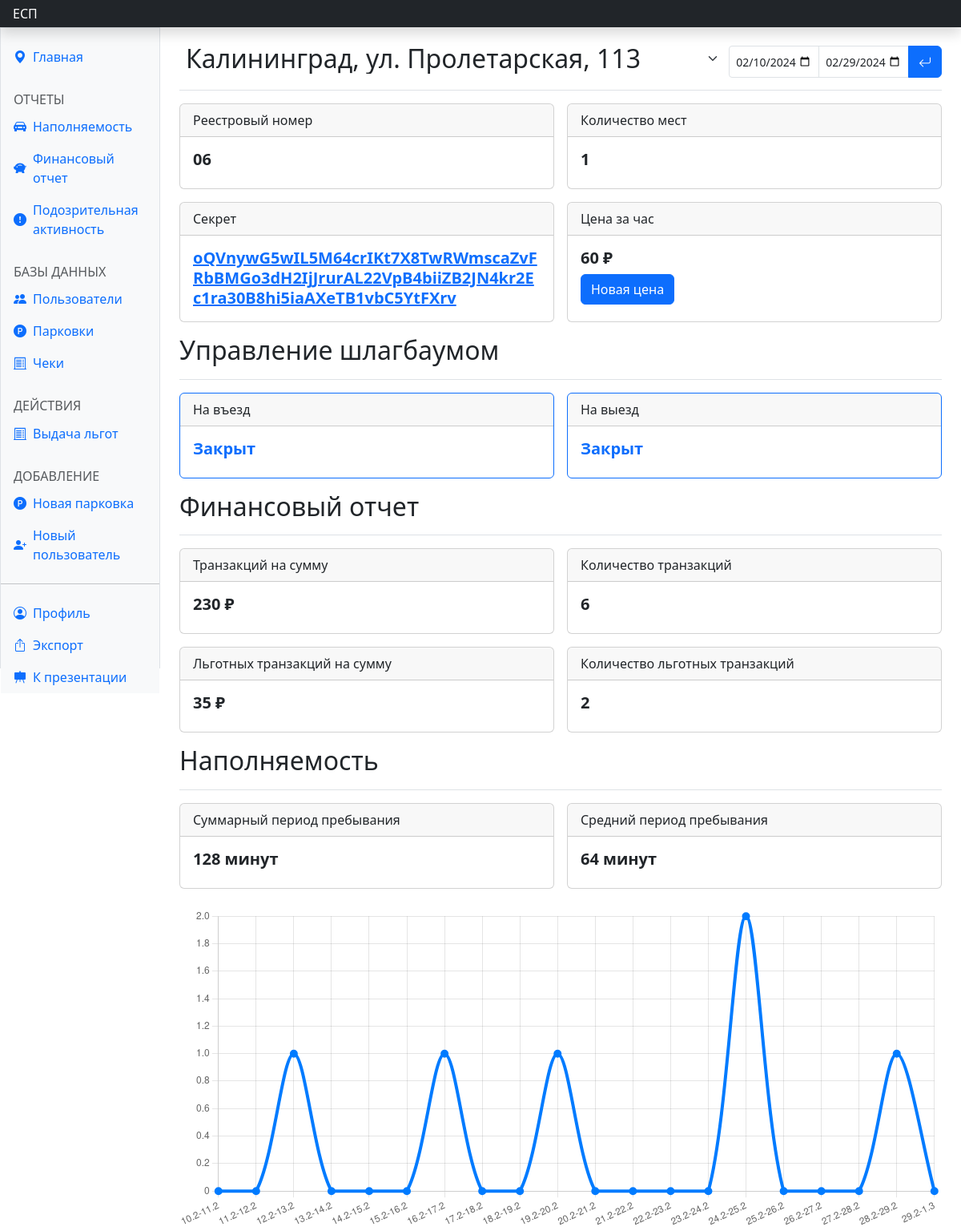
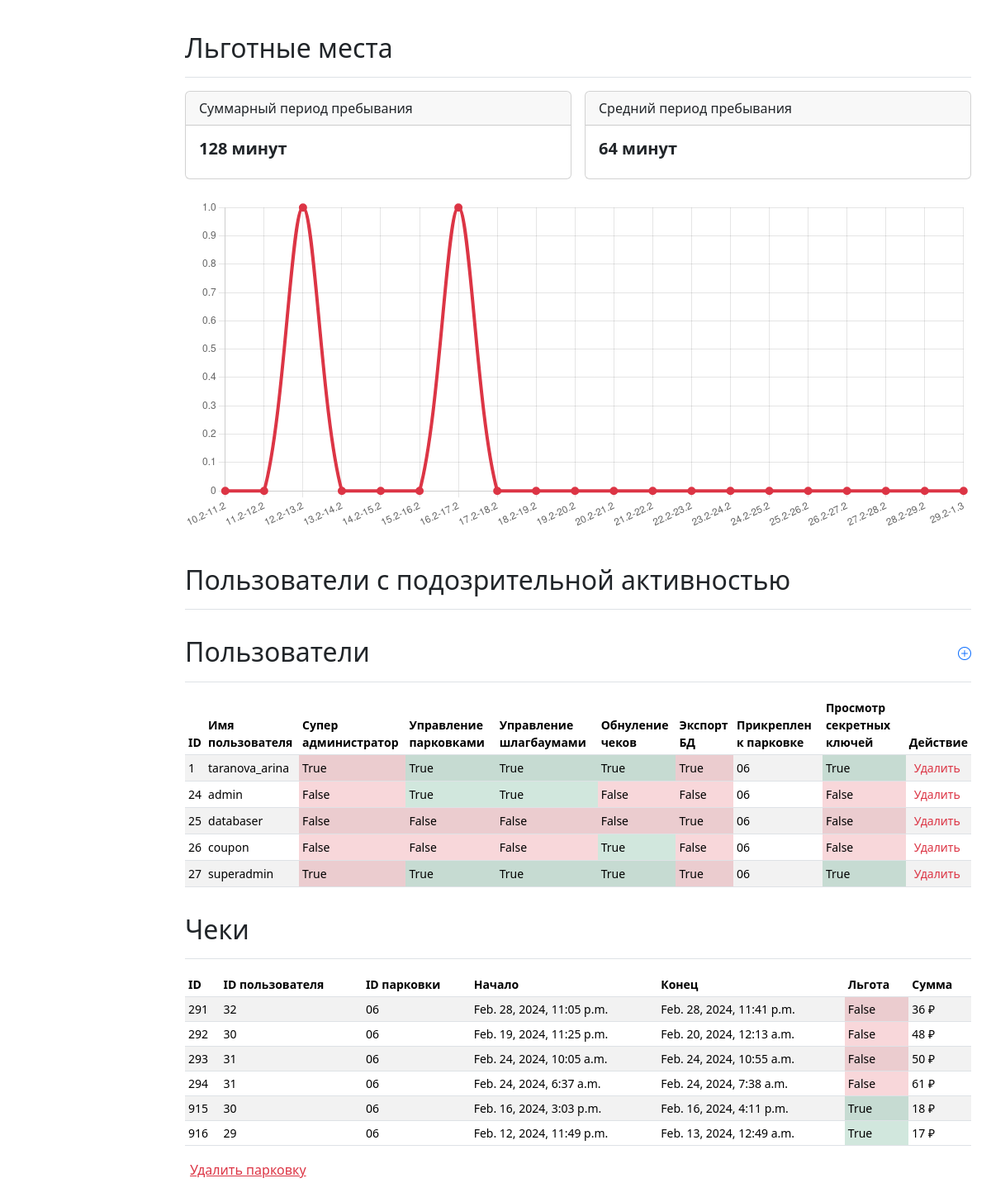
Page /dash_main/ (signed in) on the committed database (2 pictures, top to bottom).
### parkingapp/models.py (models this page shows, shortened)
class Parking(models.Model):
    lattitude = models.FloatField(default=0)
    longitude = models.FloatField(default=0)
    address = models.CharField(max_length=120, default='')
    max_parking_lots = models.PositiveIntegerField(default=0)
    occupied_lots = models.PositiveIntegerField(default=0)
    price_per_hour = models.PositiveIntegerField(default=0)
    change = models.DateTimeField(default=datetime(2, 1, 1, 0, 0, 0, tzinfo=None))
    code = models.CharField(default='', max_length=10)
    secret = models.CharField(default='', max_length=100)
    reg_num = models.CharField(default='', max_length=100)

class User(AbstractUser):
    card_num = models.PositiveBigIntegerField(default=0000)
    username = models.CharField(max_length=20, unique=True)
    phone_number = models.CharField(max_length=16, default=" ")
    park_id = models.CharField(default='', max_length=100)
    car_num = models.CharField(max_length=12, default='')
    is_superadmin = models.BooleanField(default=False)
    parking_control = models.BooleanField(default=False)
    barrier_control = models.BooleanField(default=False)
    coupon_control = models.BooleanField(default=False)
    export_right = models.BooleanField(default=False)
    parking_lot_view = models.BooleanField(default=False)

class Reciept(models.Model):
    parking_id = models.CharField(default='', max_length=100)
    user_id = models.IntegerField(default=0)
    start_time = models.DateTimeField(default=datetime(2, 1, 1, 0, 0, 0, tzinfo=None))
    final_start_time = models.DateTimeField(default=datetime(2, 1, 1, 0, 0, 0, tzinfo=None))
    finish_time = models.DateTimeField(default=datetime(2, 1, 1, 0, 0, 0, tzinfo=None))
    final_price = models.BigIntegerField(default=-1)
    benefit = models.BooleanField(default=False)
    price_per_hour = models.IntegerField(default=-1)

### parkingapp/views.py (the view, shortened to what this page needs)
# urls.py: path('dash_main/', views.dash_main, name='dash_main'),
def dash_main(request):
    error = ''
    form = DashForm()
    change_price_form = ChangePriceForm()
    reg_num = list(Parking.objects.all())[0].reg_num
    period_start = global_variables.default_start_time
    period_end = global_variables.default_end_time
    addresses = [tuple([park.reg_num, park.address]) for park in list(Parking.objects.all())]
    form.fields['reg_num'].choices = tuple(addresses)
    if not any([request.user.is_superadmin, request.user.parking_control, request.user.barrier_control, request.user.coupon_control, request.user.export_right, request.user.parking_lot_view]):
         return redirect(reverse('parkingapp:dont_have_access'))
    try:
        corr_users, corr_reciepts = corr_detector()
        park = data(period_start, period_end, reg_num)[0][0]
        fin = data(period_start, period_end, reg_num)[1][0]
        period_start = [i for i in period_start.split('-')]
        period_end = [i for i in period_end.split('-')]
        context = spice(period_start, period_end, reg_num, park)
        context.update({
            'form': form,
            'change_price_form': change_price_form,
            'reg_num': reg_num,
            'error': error,
            'parking': Parking.objects.get(reg_num=reg_num),
            'corr_users': corr_users,
            'corr_reciepts': corr_reciepts,
            'coupon_users': User.objects.filter(park_id=reg_num),
            'recs': Reciept.objects.filter(parking_id=reg_num),
            'fin': fin,
        })
        return render(request, 'dash_main.html', context)
    except Exception as e:
        print(e)
        return render(request, 'dash_main.html', {'error': error})

### parkingapp/templates/dash_main.html (shortened to what this page needs)
{% extends 'dash_base.html' %}
{% block mainact %}active{% endblock %}
{% block content %}
<main class="col-md-9 ms-sm-auto col-lg-10 px-md-4">
  <form method="post">
    <div
      class="d-flex justify-content-between flex-wrap flex-md-nowrap align-items-center pt-3 pb-2 mb-3 border-bottom">
      <h1 class="h2">{{ form.reg_num }}</h1>
      <div class="mb-2 mb-md-0">
        <div class="input-group me-2">
          {{form.date1}}
          {{form.date2}}
          <button type="submit" class="btn btm-sm btn-primary radr"><i class="bi bi-arrow-return-left"></i></button>
        </div>
      </div>
    </div>
  </form>
  <div class="row g-3">
    <div class="col-sm-6">
      <div class="card h-100">
        <div class="card-header">Реестровый номер</div>
        <div class="card-body">
          <h5 class="card-title fw-bolder">{{ parking.reg_num }}</h5>
        </div>
      </div>
    </div>
    <div class="col-sm-6">
      <div class="card h-100">
        <div class="card-header">Количество мест</div>
        <div class="card-body">
          <h5 class="card-title fw-bolder">{{ parking.max_parking_lots }}</h5>
        </div>
      </div>
    </div>
    {% if user.parking_lot_view %}
    <div class="col-sm-6">
      <div class="card h-100">
        <div class="card-header">Секрет</div>
        <div class="card-body">
          <a href="/parking_lot?secret={{parking.secret}}" class="h5 text-primary card-title fw-bolder">{{ parking.secret }}</a>
        </div>
      </div>
    </div>
    {% endif %}
    {% if user.is_superadmin or user.parking_control %}
    <div class="col-sm-6">
      <div class="card h-100">
        <div class="card-header">Цена за час</div>
        <div class="card-body">
          <h5 class="card-title fw-bolder">{{ parking.price_per_hour }} ₽</h5>
          <button class="btn btn-primary" data-bs-toggle="modal" data-bs-target="#exampleModal"
            data-bs-whatever="{{ reg_num }}">Новая цена</button>
        </div>
      </div>
    </div>
    {% endif %}
  </div>
  {% if user.barrier_control %}
  <div class="d-flex justify-content-between flex-wrap flex-md-nowrap align-items-center pt-3 pb-2 mb-3 border-bottom">
    <h1 class="h2">Управление шлагбаумом</h1>
  </div>
  <div class="row g-3">
    <div class="col-sm-6">
      <div class="card border-primary">
        <div class="card-header">На въезд</div>
        <div class="card-body">
          <h5 class="card-title text-primary fw-bolder" onclick="out(this)">Закрыт</h5>
        </div>
      </div>
    </div>
    <div class="col-sm-6">
      <div class="card border-primary">
        <div class="card-header">На выезд</div>
        <div class="card-body">
          <h5 class="card-title text-primary fw-bolder" onclick="out(this)">Закрыт</h5>
        </div>
      </div>
    </div>
  </div>
  {% endif %}
  {% if user.export_right %}
  <div class="d-flex justify-content-between flex-wrap flex-md-nowrap align-items-center pt-3 pb-2 mb-3 border-bottom">
    <h1 class="h2">Финансовый отчет</h1>
  </div>
  <div class="row g-3">
    <div class="col-sm-6 col-xxl-3">
      <div class="card">
        <div class="card-header">Транзакций на сумму</div>
        <div class="card-body">
          <h5 class="card-title fw-bolder">{{fin.total_price}} ₽</h5>
        </div>
      </div>
    </div>
    <div class="col-sm-6 col-xxl-3">
      <div class="card">
        <div class="card-header">Количество транзакций</div>
        <div class="card-body">
          <h5 class="card-title fw-bolder">{{fin.how_much_people_used}}</h5>
        </div>
      </div>
    </div>
    <div class="col-sm-6 col-xxl-3">
      <div class="card">
        <div class="card-header">Льготных транзакций на сумму</div>
        <div class="card-body">
          <h5 class="card-title fw-bolder">{{fin.benefits_price}} ₽</h5>
        </div>
      </div>
    </div>
    <div class="col-sm-6 col-xxl-3">
      <div class="card">
        <div class="card-header">Количество льготных транзакций</div>
        <div class="card-body">
          <h5 class="card-title fw-bolder">{{fin.with_benefits}}</h5>
        </div>
      </div>
    </div>
  </div>
  {% endif %}
  {% if user.export_right %}
  <div class="d-flex justify-content-between flex-wrap flex-md-nowrap align-items-center pt-3 pb-2 mb-3 border-bottom">
    <h1 class="h2">Наполняемость</h1>
  </div>
  {% endif %}
  {% if user.export_right %}
  <div class="row g-3">
    <div class="col-sm-6">
      <div class="card">
        <div class="card-header">Суммарный период пребывания</div>
        <div class="card-body">
          <h5 class="card-title fw-bolder">{{total_benefit_time}} минут</h5>
        </div>
      </div>
    </div>
    <div class="col-sm-6">
      <div class="card">
        <div class="card-header">Средний период пребывания</div>
        <div class="card-body">
          <h5 class="card-title fw-bolder">{{average_benefits}} минут</h5>
        </div>
      </div>
    </div>
  </div>
  <canvas class="my-4 w-100" id="myChart" width="900" height="380"></canvas>
  <script>
    const ctx = document.getElementById('myChart');
    let r = "{{reciepts}}".replace(/&quot;/g, "").replace(/&#x27;/g, "\"");
    console.log(r);
    let reciepts = JSON.parse(r);
    let labels = [], rec = [];
    let name = reciepts["name"];
    let keys = Object.keys(reciepts["period"]);
    for (let i = 0; i < keys.length; i++) {
      labels.push(keys[i]);
      rec.push(reciepts["period"][keys[i]]);
    }
    // eslint-disable-next-line no-unused-vars
    const myChart = new Chart(ctx, {
      type: 'line',
      data: {
        labels: labels,
        datasets: [{
          data: rec,
          lineTension: 0.3,
          backgroundColor: 'transparent',
          borderColor: '#007bff',
          borderWidth: 4,
          pointBackgroundColor: '#007bff'
        }]
      },
      options: {
        plugins: {
          legend: {
            display: false
          },
          tooltip: {
            boxPadding: 3
          }
        }
      }
    })
  </script>
  <div class="d-flex justify-content-between flex-wrap flex-md-nowrap align-items-center pt-3 pb-2 mb-3 border-bottom">
    <h1 class="h2">Льготные места</h1>
  </div>
  <div class="row g-3">
    <div class="col-sm-6">
      <div class="card">
        <div class="card-header">Суммарный период пребывания</div>
        <div class="card-body">
          <h5 class="card-title fw-bolder">{{total_benefit_time}} минут</h5>
        </div>
      </div>
    </div>
    <div class="col-sm-6">
      <div class="card">
        <div class="card-header">Средний период пребывания</div>
        <div class="card-body">
          <h5 class="card-title fw-bolder">{{average_benefits}} минут</h5>
        </div>
      </div>
    </div>
  </div>
  <canvas class="my-4 w-100" id="myChartC" width="900" height="380"></canvas>
  <script>
    const ctxC = document.getElementById('myChartC');
    let rC = "{{reciepts}}".replace(/&quot;/g, "").replace(/&#x27;/g, "\"");
    console.log(r);
    let recieptsC = JSON.parse(rC);
    let labelsC = [], recC = [];
    let nameC = recieptsC["name"];
    let keysC = Object.keys(recieptsC["free-period"]);
    for (let i = 0; i < keys.length; i++) {
      labelsC.push(keys[i]);
      recC.push(recieptsC["free-period"][keys[i]]);
    }
    // eslint-disable-next-line no-unused-vars
    const myChartC = new Chart(ctxC, {
      type: 'line',
      data: {
        labels: labelsC,
        datasets: [{
          data: recC,
          lineTension: 0.3,
          backgroundColor: 'transparent',
          borderColor: '#dc3545',
          borderWidth: 4,
          pointBackgroundColor: '#dc3545'
        }]
      },
      options: {
        plugins: {
          legend: {
            display: false
          },
          tooltip: {
            boxPadding: 3
          }
        }
      }
    })
  </script>
  <div class="d-flex justify-content-between flex-wrap flex-md-nowrap align-items-center pt-3 pb-2 mb-3 border-bottom">
    <h1 class="h2">Пользователи с подозрительной активностью</h1>
  </div>
  {% endif %}
  {% if user.is_superadmin %}
  <div class="d-flex justify-content-between flex-wrap flex-md-nowrap align-items-center pt-3 pb-2 mb-3 border-bottom">
    <h1 class="h2">Пользователи</h1>
    <a href="{% url 'parkingapp:signadmin' %}" class="text-decoration-none mb-2"><i class="bi bi-plus-circle"></i></a>
  </div>
  <div class="table-responsive small">
    <table class="table table-striped table-sm">
      <thead>
        <tr>
          <th scope="col">ID</th>
          <th scope="col">Имя пользователя</th>
          <th scope="col">Супер администратор</th>
          <th scope="col">Управление парковками</th>
          <th scope="col">Управление шлагбаумами</th>
          <th scope="col">Обнуление чеков</th>
          <th scope="col">Экспорт БД</th>
          <th scope="col">Прикреплен к парковке</th>
          <th scope="col">Просмотр секретных ключей</th>
          <th scope="col">Действие</th>
        </tr>
      </thead>
      <tbody class="align-middle">
        {% for el in coupon_users %}
        <tr>
          <td>{{ el.pk }}</td>
          <td>{{ el.username }}</td>
          <td class="{% if el.user_control %} bg-success-subtle {% else %} bg-danger-subtle {% endif %}">
            {{ el.is_superadmin }}</td>
          <td class="{% if el.parking_control %} bg-success-subtle {% else %} bg-danger-subtle {% endif %}">
            {{ el.parking_control }}</td>
          <td class="{% if el.barrier_control %} bg-success-subtle {% else %} bg-danger-subtle {% endif %}">
            {{ el.barrier_control }}</td>
          <td class="{% if el.coupon_control %} bg-success-subtle {% else %} bg-danger-subtle {% endif %}">
            {{ el.coupon_control }}</td>
          <td class="{% if el.admin_view %} bg-success-subtle {% else %} bg-danger-subtle {% endif %}">
            {{ el.export_right }}</td>
          <td>{{ el.park_id }}</td>
          <td class="{% if el.parking_lot_view %} bg-success-subtle {% else %} bg-danger-subtle {% endif %}">
            {{ el.parking_lot_view }}</td>
          <td><button class="text-danger" type="button" data-bs-whatever="{{el.pk}}" data-bs-toggle="modal"
              data-bs-target="#exampleModal" style="border: none; background: none;">Удалить</button></td>
        </tr>
        {% endfor %}
      </tbody>
    </table>
  </div>
  {% endif %}
  {% if user.parking_control or user.export_right %}
  <div class="d-flex justify-content-between flex-wrap flex-md-nowrap align-items-center pt-3 pb-2 mb-3 border-bottom">
    <h1 class="h2">Чеки</h1>
  </div>
  <div class="table-responsive small">
    <table class="table table-striped table-sm">
      <thead>
        <tr>
          <th scope="col">ID</th>
          <th scope="col">ID пользователя</th>
          <th scope="col">ID парковки</th>
          <th scope="col">Начало</th>
          <th scope="col">Конец</th>
          <th scope="col">Льгота</th>
          <th scope="col">Сумма</th>
        </tr>
      </thead>
      <tbody class="align-middle">
        {% for el in recs %}
        <tr>
          <td>{{el.pk}}</td>
          <td>{{el.user_id}}</td>
          <td>{{el.parking_id}}</td>
          <td>{{el.start_time}}</td>
          <td>{{el.finish_time}}</td>
          <td class="{% if el.benefit %} bg-success-subtle {% else %} bg-danger-subtle {% endif %}">{{el.benefit}}</td>
          <td>{{el.final_price}} ₽</td>
        </tr>
        {% endfor %}
      </tbody>
    </table>
  </div>
  {% endif %}
  {% if user.parking_control %}
  <button class="text-danger text-start mb-5" style="background: none; border: none; text-decoration: underline;"
    type="button" data-bs-toggle="modal" data-bs-target="#exampleModalD" data-bs-whatever="{{ reg_num }}">Удалить
    парковку</button>
  {% endif %}
</main>
{% endblock %}

### rows in the picture
Parking: reg_num "Калининград, ул. Пролетарская, 113", reg_num "06", max_parking_lots "1", secret "oQVnywG5wIL5M64crIKt7X8TwRWmscaZvFRbBMGo3dH2IjJrurAL22VpB4biiZB2JN4kr2Ec1ra30B8hi5iaAXeTB1vbC5YtFXrv", price_per_hour "60"
User: pk "1", username "taranova_arina", is_superadmin "True", parking_control "True", barrier_control "True", coupon_control "True", export_right "True", park_id "06", parking_lot_view "True"
User: pk "24", username "admin", is_superadmin "False", parking_control "True", barrier_control "True", coupon_control "False", export_right "False", park_id "06", parking_lot_view "False"
User: pk "25", username "databaser", is_superadmin "False", parking_control "False", barrier_control "False", coupon_control "False", export_right "True", park_id "06", parking_lot_view "False"
User: pk "26", username "coupon", is_superadmin "False", parking_control "False", barrier_control "False", coupon_control "True", export_right "False", park_id "06", parking_lot_view "False"
User: pk "27", username "superadmin", is_superadmin "True", parking_control "True", barrier_control "True", coupon_control "True", export_right "True", park_id "06", parking_lot_view "True"
Reciept: pk "291", user_id "32", parking_id "06", start_time "Feb. 28, 2024, 11:05 p.m.", finish_time "Feb. 28, 2024, 11:41 p.m.", benefit "False", final_price "36"
Reciept: pk "292", user_id "30", parking_id "06", start_time "Feb. 19, 2024, 11:25 p.m.", finish_time "Feb. 20, 2024, 12:13 a.m.", benefit "False", final_price "48"
Reciept: pk "293", user_id "31", parking_id "06", start_time "Feb. 24, 2024, 10:05 a.m.", finish_time "Feb. 24, 2024, 10:55 a.m.", benefit "False", final_price "50"
Reciept: pk "294", user_id "31", parking_id "06", start_time "Feb. 24, 2024, 6:37 a.m.", finish_time "Feb. 24, 2024, 7:38 a.m.", benefit "False", final_price "61"
Reciept: pk "915", user_id "30", parking_id "06", start_time "Feb. 16, 2024, 3:03 p.m.", finish_time "Feb. 16, 2024, 4:11 p.m.", benefit "True", final_price "18"
Reciept: pk "916", user_id "29", parking_id "06", start_time "Feb. 12, 2024, 11:49 p.m.", finish_time "Feb. 13, 2024, 12:49 a.m.", benefit "True", final_price "17"

### other values in the picture
{{ fin.total_price }} "230"
{{ fin.how_much_people_used }} "6"
{{ fin.benefits_price }} "35"
{{ fin.with_benefits }} "2"
{{ total_benefit_time }} "128"
{{ average_benefits }} "64"
